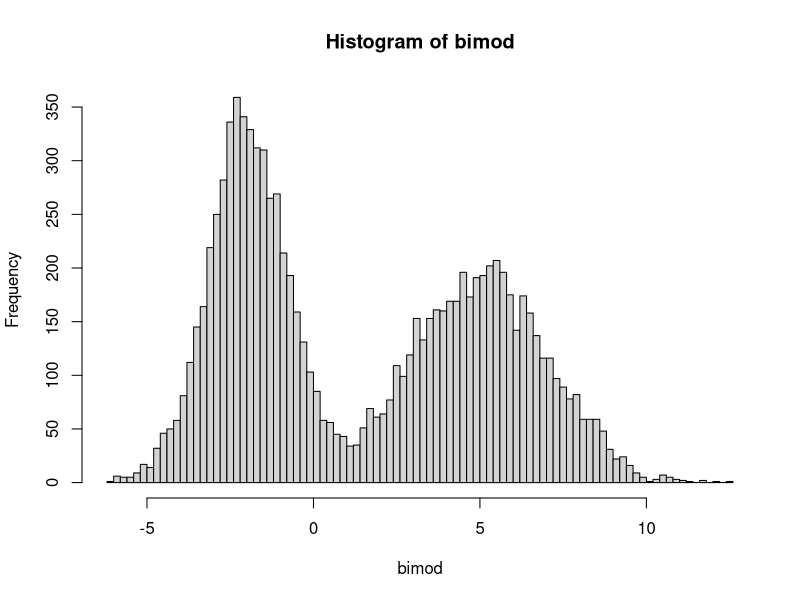
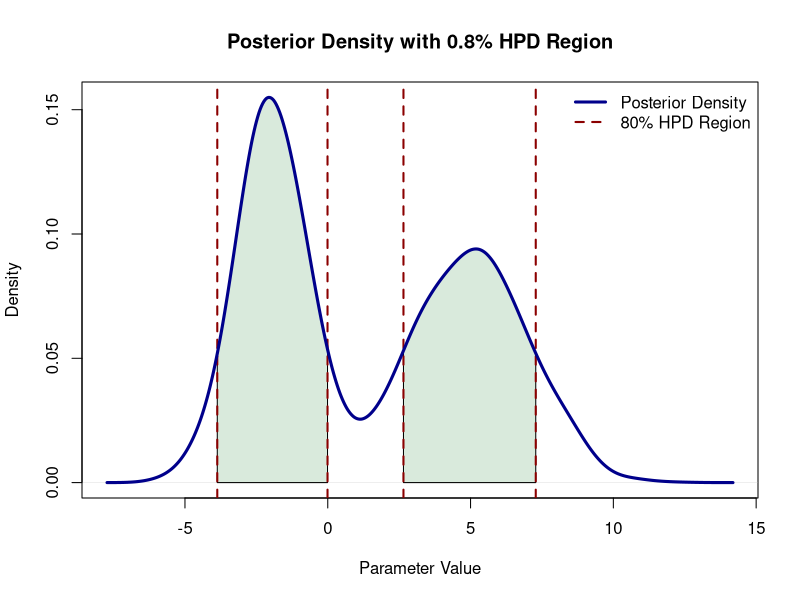

Here is the R script that generated these plots, in order:
# By Oskar Gustafsson.
# This script introduces a function for computing highest posterior density 
# regions for samples from an arbitrary potentially multimodal univariate 
# distribution. It also give an example with a mixture of two normal 
# distributions were we get disjoint intervals.



# Make a general function for computing highest posterior density regions for
# samples from an arbitrary potentially multimodal univariate distribution.
computeHPDGeneral <- function(samples, prob = 0.95) {
  # 1. Estimate the posterior density
  dens <- density(samples)
  
  # 2. Sort the density values in descending order
  sortedDens_y <- sort(dens$y, decreasing = TRUE)
  
  # 3. Find the density threshold (height)
  mass <- cumsum(sortedDens_y) / sum(sortedDens_y)
  heightIndex <- which.max(mass >= prob)
  heightThreshold <- sortedDens_y[heightIndex]
  
  # 4. Identify all regions where the density is above the threshold
  aboveThresholdIndices <- which(dens$y >= heightThreshold)
  
  # Find the start and end points of the contiguous intervals
  # A jump in the indices indicates a new interval
  jumps <- which(diff(aboveThresholdIndices) > 1)
  
  starts <- c(aboveThresholdIndices[1], aboveThresholdIndices[jumps + 1])
  ends <- c(aboveThresholdIndices[jumps], aboveThresholdIndices[length(aboveThresholdIndices)])
  
  # 5. Create the HPD intervals using the x-values from the density object
  hpdIntervals <- data.frame(
    lower = dens$x[starts],
    upper = dens$x[ends]
  )
  
  return(list(Intervals = hpdIntervals, Densities=dens))
}


# Create a function for sampling from a mixture of two normal distributions:
randBiModal <- function(compProb, mu, sigma, n){
  randNumb <- rep(NA,n)
  for(i in 1:n){
    randNumb[i] <- ifelse(rnorm(1) < 0., rnorm(1,mu[1],sigma[1]), rnorm(1,mu[2],sigma[2]))
  }
  return(randNumb)
}

# You can select your own settings! 
mu <- c(-2,5)      # vector of means.
sigma <- c(1.2, 2) # vector of standard deviations.
compProb <- 0.3    # mixing probability of component 1.

# Draw random numbers and make histogram.
bimod <- randBiModal(0.3, mu, sigma, 10000)
hist(bimod, 100)

# Select a coverage rate and compute corresponding H(P)D regions of the sample.
covRate <- 0.8

# Compute the intervals with our function.
HPDStuff <- computeHPDGeneral(bimod, prob = covRate)

# You can print this to verify it found two intervals for my settings!
print(HPDStuff$Intervals)


# Set up the empty plot
plot(HPDStuff$Densities,
     main = paste0("Posterior Density with ", covRate, "% HPD Region"),
     xlab = "Parameter Value",
     ylab = "Density",
     type = "n") # 'n' for no plotting yet

# Loop through each found interval to draw its polygon and lines.
for (i in 1:nrow(HPDStuff$Intervals)) {
  # Get the lower and upper bounds for the current interval
  lower <- HPDStuff$Intervals$lower[i]
  upper <- HPDStuff$Intervals$upper[i]
  
  # Find the indices of the density curve inside this interval
  hpdIndices <- which(HPDStuff$Densities$x >= lower & HPDStuff$Densities$x <= upper)
  
  # Define coordinates for the polygon
  x_coords <- c(lower, HPDStuff$Densities$x[hpdIndices], upper)
  y_coords <- c(0, HPDStuff$Densities$y[hpdIndices], 0)
  
  # Draw the shaded polygon
  polygon(x_coords, y_coords, col = rgb(0.0, 0.45, 0.1, alpha = 0.15))
  
  # Mark the boundaries for this interval
  abline(v = c(lower, upper), col = "darkred", lty = 2, lwd = 2)
}

# Draw the main density line on top of everything
lines(HPDStuff$Densities, col = "darkblue", lwd = 3)

# Add a legend
legend("topright",
       legend = c("Posterior Density", paste0(covRate*100, "% HPD Region")),
       col = c("darkblue", "darkred"),
       lwd = c(3, 2),
       lty = c(1, 2), # Use line type to distinguish
       bty = "n")
